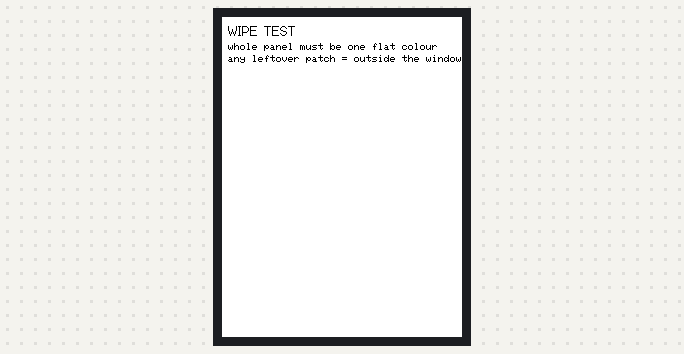
A program run on a simulated ESP8266 (NodeMCU). Parts: 240×320 colour display. What the program prints to the serial monitor is not drawn.

Above: at 0.5 s.
At 4.4 s:
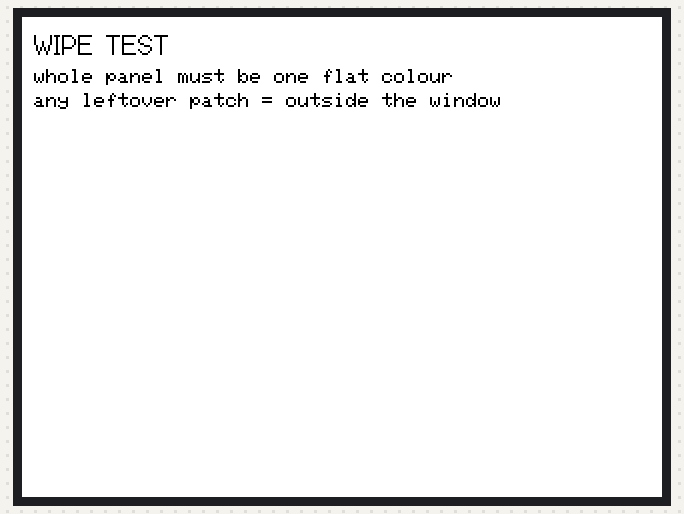
At 7.4 s:
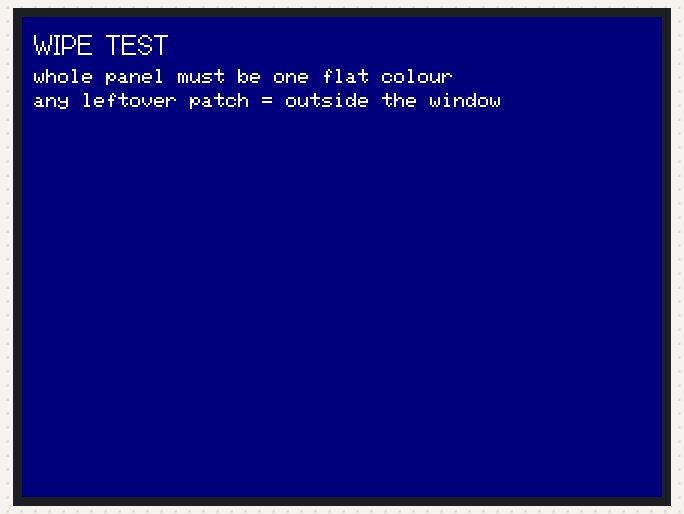
At 16.2 s:
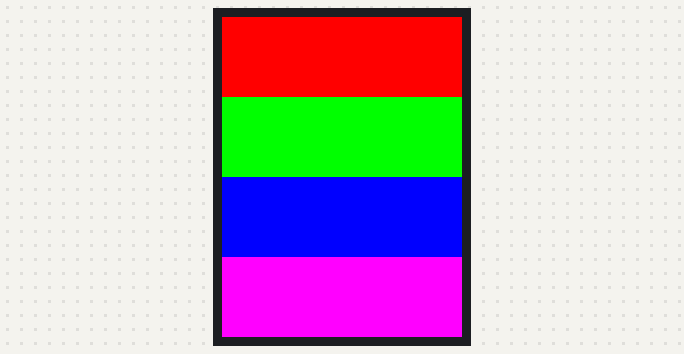
At 18.8 s:
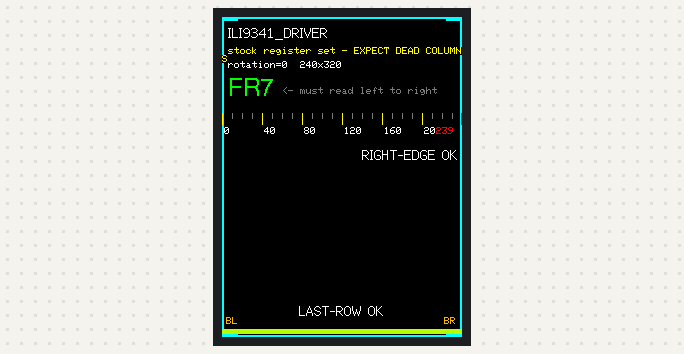
At 28.1 s:
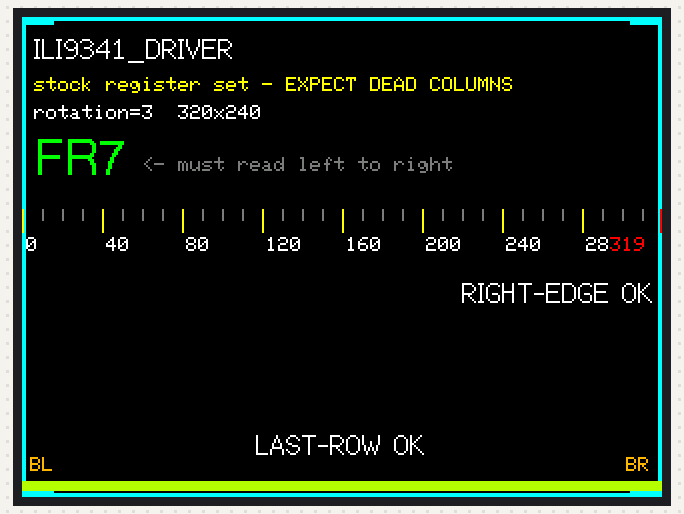

Measured:
- what the display in image 0 shows lasts 1.0 s, from 0.4 s to 1.4 s
- what the display in image 3 shows lasts 2.6 s, from 16.1 s to 18.7 s
- what the display in image 4 shows lasts 3.1 s, from 18.7 s to 21.8 s

The program:

main.cpp
```cpp
// -------------------------------------------------------------------------
// ILI9341 vs ILI9341_2 panel-init demo -- NodeMCU v3 (ESP8266) + 2.8" SPI TFT
//
// This sketch is deliberately identical across both PlatformIO environments.
// The ONLY difference is which driver variant TFT_eSPI compiles in, so any
// difference you see on the glass is caused by the init/register sequence
// and nothing else.
//
// What to look for when the wrong variant is compiled in (all CONFIRMED on
// hardware, see docs/img/):
//   * roughly a QUARTER of the physical panel is never written. It keeps
//     showing whatever was drawn before -- old text under new colour bands,
//     old colour bands beside new text -- and never updates.
//   * content that should be near the end of the canvas (LAST-ROW OK, the
//     BL/BR corner labels) appears near the START of the panel instead: the
//     writes run past the addressable area and wrap around.
//   * the dead strip MOVES BETWEEN ROTATIONS. setRotation() rewrites MADCTL,
//     which changes the scan direction, so the untouched region jumps to a
//     different physical edge. It is not fixed to one side of the board.
//
// IMPORTANT -- why the on-screen markers below cannot detect this:
//   The driver's own 240x320 canvas stays internally consistent. Every marker
//   drawn in driver coordinates -- RIGHT-EDGE OK, LAST-ROW OK, the ruler's
//   239 label -- renders correctly and reads as a PASS while the panel is
//   plainly broken. What is wrong is where that canvas lands on the glass.
//   Only drawWipeTest() below catches this class of fault, because it tests
//   the one thing the driver cannot fake: whether fillScreen() actually
//   covers the whole physical panel.
//
// The asymmetric "FR7" text and the corner labels are there to expose a
// second, independent failure: a mirrored MADCTL. Symmetric test patterns
// cannot reveal that -- text can.
// -------------------------------------------------------------------------

#include <Arduino.h>
#include <TFT_eSPI.h>

TFT_eSPI tft = TFT_eSPI();

#if defined(ILI9341_2_DRIVER)
  static const char *DRIVER_NAME = "ILI9341_2_DRIVER";
  static const char *DRIVER_HINT = "clone register set - EXPECT FULL SCREEN";
#elif defined(ILI9341_DRIVER)
  static const char *DRIVER_NAME = "ILI9341_DRIVER";
  static const char *DRIVER_HINT = "stock register set - EXPECT DEAD COLUMNS";
#else
  static const char *DRIVER_NAME = "UNKNOWN DRIVER";
  static const char *DRIVER_HINT = "no ILI9341 variant defined";
#endif

// Draws a border 1px inside every edge plus a tick at each corner.
// If the panel is only partially addressed, the right edge simply is not
// there, which is far easier to see than a missing pixel row.
static void drawEdgeFrame(uint16_t colour) {
  const int16_t w = tft.width();
  const int16_t h = tft.height();

  tft.drawRect(0, 0, w, h, colour);
  tft.drawRect(1, 1, w - 2, h - 2, colour);

  const int16_t t = 16;  // corner tick length
  tft.fillRect(0, 0, t, 4, colour);
  tft.fillRect(w - t, 0, t, 4, colour);
  tft.fillRect(0, h - 4, t, 4, colour);
  tft.fillRect(w - t, h - 4, t, 4, colour);
}

// A vertical ruler across the full width, labelled every 40 px.
// The label nearest the right edge is the single most useful pixel on the
// screen: on a mis-initialised panel it never renders.
static void drawColumnRuler(int16_t y) {
  const int16_t w = tft.width();

  tft.setTextFont(1);
  tft.setTextSize(1);
  tft.setTextColor(TFT_WHITE, TFT_BLACK);

  for (int16_t x = 0; x < w; x += 10) {
    const bool major = (x % 40 == 0);
    tft.drawFastVLine(x, y, major ? 12 : 6, major ? TFT_YELLOW : TFT_DARKGREY);
    if (major) {
      tft.setCursor(x + 2, y + 14);
      tft.print(x);
    }
  }

  // explicit marker at the very last addressable column
  tft.drawFastVLine(w - 1, y, 12, TFT_RED);
  tft.setCursor(w - 26, y + 14);
  tft.setTextColor(TFT_RED, TFT_BLACK);
  tft.print(w - 1);
}

// THE test. Everything else on screen is diagnosis; this is the pass/fail.
//
// Fills the entire canvas with one flat colour, several times, alternating
// between two colours that cannot be confused with each other. If the driver
// and the panel agree on the geometry, the whole physical panel changes colour
// together, every time.
//
// If they do not agree, some region never takes the fill and keeps showing the
// previous screen. That region is outside the addressable window, and no amount
// of drawing will ever reach it. This is the only check here that the driver
// cannot pass while being wrong, because it tests coverage of the glass rather
// than consistency of the canvas.
static void drawWipeTest() {
  const uint16_t colours[] = {TFT_WHITE, TFT_NAVY, TFT_WHITE, TFT_NAVY};

  for (uint8_t i = 0; i < 4; i++) {
    tft.fillScreen(colours[i]);

    tft.setTextFont(2);
    tft.setTextColor(colours[i] == TFT_WHITE ? TFT_BLACK : TFT_WHITE);
    tft.setCursor(6, 6);
    tft.print(F("WIPE TEST"));
    tft.setTextFont(1);
    tft.setCursor(6, 26);
    tft.print(F("whole panel must be one flat colour"));
    tft.setCursor(6, 38);
    tft.print(F("any leftover patch = outside the window"));

    delay(900);
  }
}

// Fills the screen in four horizontal bands. Two jobs: it makes an unreachable
// region obvious without reading anything, and the bands persist into the next
// screen if the wipe cannot clear them -- which is exactly the symptom.
static void drawBandedFill() {
  const int16_t w = tft.width();
  const int16_t h = tft.height();
  const uint16_t bands[] = {TFT_RED, TFT_GREEN, TFT_BLUE, TFT_MAGENTA};
  const int16_t bandH = h / 4;

  for (uint8_t i = 0; i < 4; i++) {
    tft.fillRect(0, i * bandH, w, bandH, bands[i]);
  }
}

static void drawReport(uint8_t rotation) {
  const int16_t w = tft.width();
  const int16_t h = tft.height();

  tft.fillScreen(TFT_BLACK);
  drawEdgeFrame(TFT_CYAN);

  tft.setTextFont(2);
  tft.setTextColor(TFT_WHITE, TFT_BLACK);
  tft.setCursor(6, 8);
  tft.print(DRIVER_NAME);

  tft.setTextFont(1);
  tft.setTextColor(TFT_YELLOW, TFT_BLACK);
  tft.setCursor(6, 30);
  tft.print(DRIVER_HINT);

  tft.setTextColor(TFT_WHITE, TFT_BLACK);
  tft.setCursor(6, 44);
  tft.printf("rotation=%u  %dx%d", rotation, w, h);

  // Asymmetric glyphs: these read backwards if MADCTL mirrors the panel.
  // A centred symmetric shape would look perfectly fine while mirrored.
  tft.setTextFont(4);
  tft.setTextColor(TFT_GREEN, TFT_BLACK);
  tft.setCursor(6, 60);
  tft.print("FR7");
  tft.setTextFont(1);
  tft.setTextColor(TFT_DARKGREY, TFT_BLACK);
  tft.setCursor(60, 70);
  tft.print("<- must read left to right");

  drawColumnRuler(96);

  // Two edge markers, one per axis. Read them as "the canvas is internally
  // consistent", NOT as "the panel is fine" -- both render perfectly on a
  // mis-initialised clone (see the header comment). They are here to catch a
  // driver that disagrees with itself about the canvas size, which is a
  // different fault from the one drawWipeTest() hunts.
  tft.setTextFont(2);
  tft.setTextColor(TFT_WHITE, TFT_BLACK);

  const char *colMsg = "RIGHT-EDGE OK";
  tft.setCursor(w - tft.textWidth(colMsg) - 4, 130);
  tft.print(colMsg);

  const char *rowMsg = "LAST-ROW OK";
  tft.setCursor((w - tft.textWidth(rowMsg)) / 2, h - 34);
  tft.print(rowMsg);

  // A solid bar hard against the final row: the last thing written, so the
  // first thing to disappear.
  tft.fillRect(0, h - 8, w, 5, TFT_GREENYELLOW);

  // Corner identification, so a rotation problem is distinguishable from an
  // addressing problem.
  tft.setTextFont(1);
  tft.setTextColor(TFT_ORANGE, TFT_BLACK);
  tft.setCursor(4, h - 20);
  tft.print("BL");
  tft.setCursor(w - 18, h - 20);
  tft.print("BR");
}

void setup() {
  Serial.begin(115200);
  delay(200);
  Serial.println();
  Serial.println(F("=== ILI9341 panel init demo ==="));
  Serial.printf("compiled driver : %s\n", DRIVER_NAME);
  Serial.printf("expectation     : %s\n", DRIVER_HINT);

  tft.init();
  tft.setRotation(0);  // native portrait 240x320

  Serial.printf("tft.width()     : %d\n", tft.width());
  Serial.printf("tft.height()    : %d\n", tft.height());
  Serial.println(F("If the glass disagrees with these numbers, the driver"));
  Serial.println(F("variant is wrong -- the MCU cannot detect that itself."));
}

void loop() {
  // 1. The actual pass/fail test. Run it in every rotation, because the
  //    unreachable region moves when setRotation() rewrites MADCTL -- a single
  //    rotation can look clean while another does not.
  for (uint8_t rot = 0; rot < 4; rot++) {
    tft.setRotation(rot);
    drawWipeTest();
  }

  // 2. Banded fill: an unreachable region is obvious without reading anything,
  //    and whatever survives here proves the wipe above could not clear it.
  tft.setRotation(0);
  drawBandedFill();
  delay(2500);

  // 3. Diagnosis detail -- ruler, edge markers, mirror check -- in each
  //    rotation. Useful once the wipe test passes; not a substitute for it.
  for (uint8_t rot = 0; rot < 4; rot++) {
    tft.setRotation(rot);
    drawReport(rot);
    delay(3000);
  }
}
```
